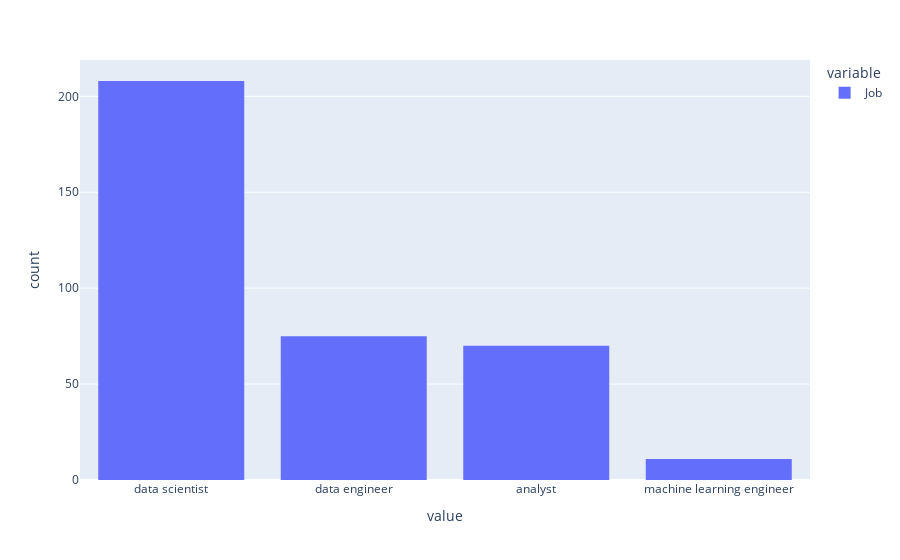

Here is the notebook cell this chart was saved with:
### Markdown cell above
✔︎ Job 컬럼

### Code cell
print(sum(df_dsc['Job']=='na'))
df_job = df_dsc.drop(df_dsc.loc[df_dsc['Job']=='na'].index)
fig = px.histogram(df_job['Job'])
fig.update_layout(xaxis={'categoryorder':'total descending'})
fig.show()

### Figure 1 — Plotly figure (JSON) as saved in the notebook; plotly's stock layout.template omitted (floating-point values rounded to 4 significant figures; data arrays with more than 128 entries replaced by an {"elided": "..."} marker saying what was removed)
{"data": [{"alignmentgroup": "True", "bingroup": "x", "hovertemplate": "variable=Job<br>value=%{x}<br>count=%{y}<extra></extra>", "legendgroup": "Job", "marker": {"color": "#636efa", "pattern": {"shape": ""}}, "name": "Job", "offsetgroup": "Job", "orientation": "v", "showlegend": true, "type": "histogram", "x": {"elided": "364 str values"}, "xaxis": "x", "yaxis": "y"}], "layout": {"barmode": "relative", "legend": {"title": {"text": "variable"}, "tracegroupgap": 0}, "margin": {"t": 60}, "xaxis": {"anchor": "y", "categoryorder": "total descending", "domain": [0, 1], "title": {"text": "value"}}, "yaxis": {"anchor": "x", "domain": [0, 1], "title": {"text": "count"}}}}
